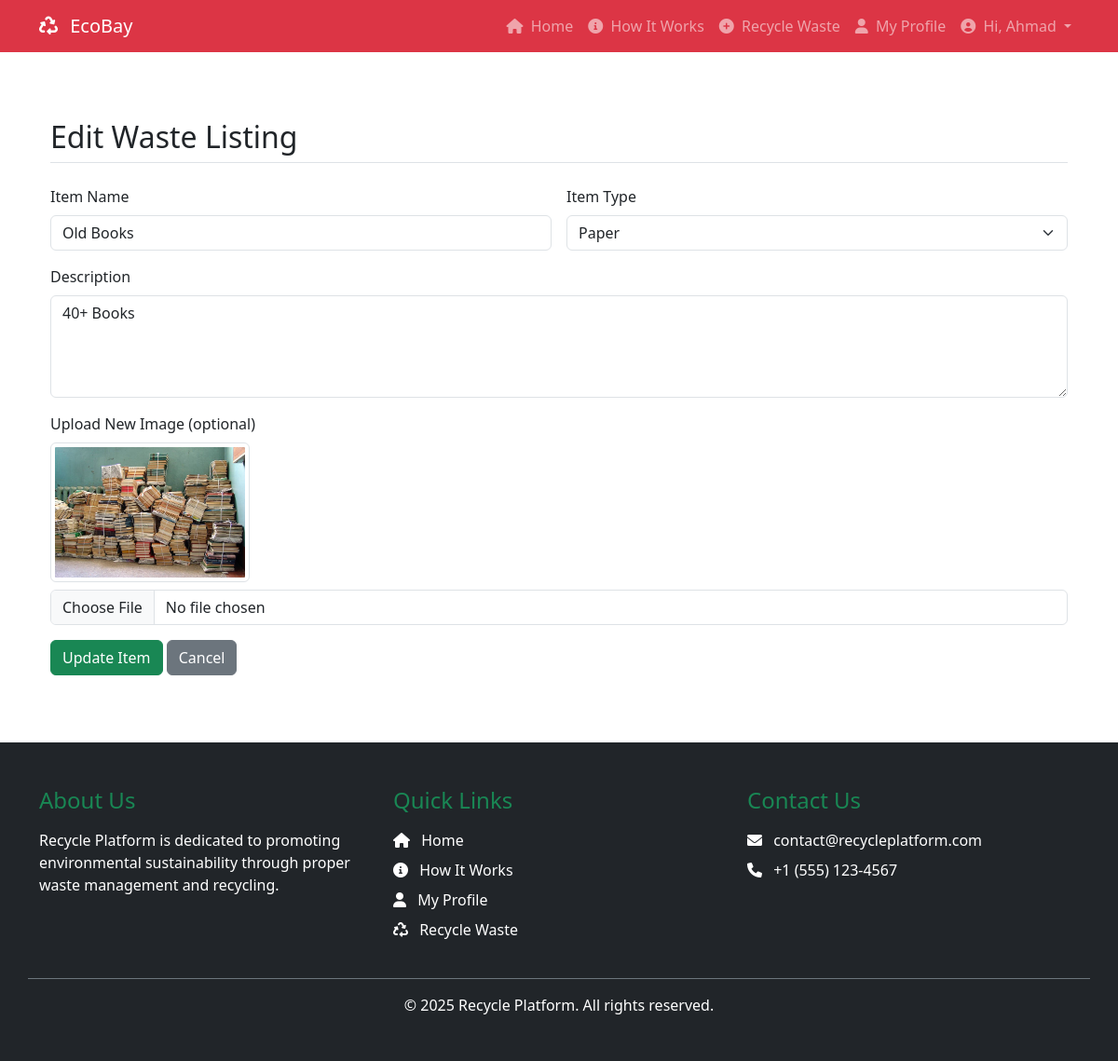
The page /profile/edit_item.php?id=15 (signed in) on the database its author committed.
### tables this page shows
CREATE TABLE `items` (
  `id` int(11) NOT NULL,
  `user_id` int(11) NOT NULL,
  `name` varchar(100) NOT NULL,
  `type` enum('Plastic','Metal','Paper','Glass','Electronics','Organic','Others') NOT NULL,
  `image_path` varchar(255) NOT NULL,
  `description` text DEFAULT NULL,
  `status` enum('Pending','Sold') DEFAULT 'Pending',
  `created_at` timestamp NOT NULL DEFAULT current_timestamp(),
  `updated_at` timestamp NOT NULL DEFAULT current_timestamp() ON UPDATE current_timestamp(),
  `admin_id` int(11) DEFAULT NULL,
  `points_earned` int(11) DEFAULT 0,
  `pickup_date` timestamp NULL DEFAULT NULL
);

### profile/edit_item.php (the view, shortened to what this page needs)
<?php
require_once '../includes/config.php';
$userId = $_SESSION['user_id'];
$itemId = isset($_GET['id']) ? intval($_GET['id']) : 0;
$stmt = $pdo->prepare("SELECT * FROM items WHERE id = ? AND user_id = ?");
$stmt->execute([$itemId, $userId]);
$item = $stmt->fetch(PDO::FETCH_ASSOC);
?>
<?php include '../includes/header.php'; ?>
<div class="container py-5">
    <h2 class="mb-4 border-bottom pb-2">Edit Waste Listing</h2>
    <form method="post" enctype="multipart/form-data" class="row g-3">
        <div class="col-md-6">
            <label for="name" class="form-label">Item Name</label>
            <input type="text" name="name" id="name" value="<?= htmlspecialchars($item['name']) ?>" class="form-control" required>
        </div>
        <div class="col-md-6">
            <label for="type" class="form-label">Item Type</label>
            <select name="type" id="type" class="form-select" required>
                <option value="Paper" <?= $item['type'] === 'Paper' ? 'selected' : '' ?>>Paper</option>
            </select>
        </div>
        <div class="col-12">
            <label for="description" class="form-label">Description</label>
            <textarea name="description" id="description" rows="4" class="form-control" required><?= htmlspecialchars($item['description']) ?></textarea>
        </div>
        <div class="col-12">
            <label for="image" class="form-label">Upload New Image (optional)</label><br>
            <img src="<?= htmlspecialchars($item['image_path']) ?>" alt="Item Image" class="img-thumbnail mb-2" style="max-height: 150px;">
            <input type="file" name="image" id="image" class="form-control">
        </div>
        <div class="col-12 mt-3">
            <button type="submit" class="btn btn-success">Update Item</button>
            <a href="view.php" class="btn btn-secondary">Cancel</a>
        </div>
    </form>
</div>
<?php include '../includes/footer.php'; ?>

### rows shown on the page
items: name "Old Books", type "Paper", description "40+ Books", image_path (picture)

### other values the page prints
$_SESSION['username'] "Ahmad"
